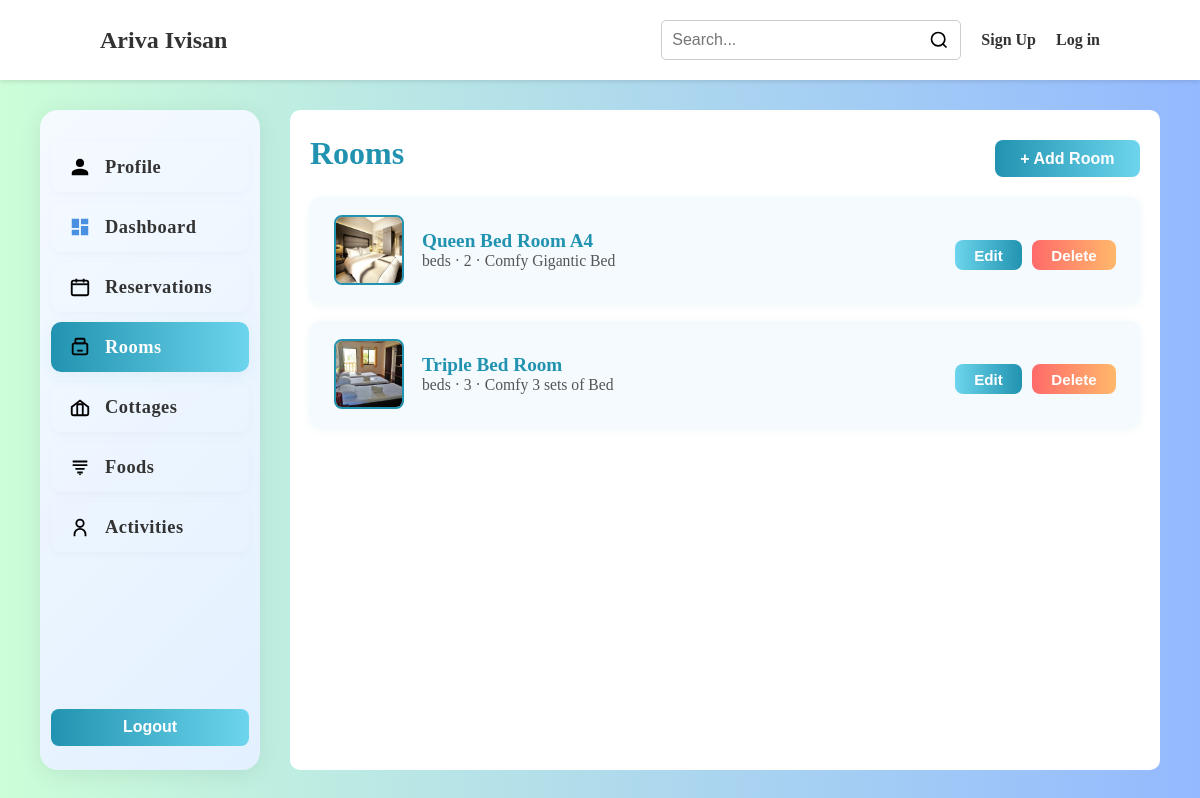
The app's page /owner/rooms with its own data.
### app.py (models this page shows)
class Room(db.Model):
    id = db.Column(db.Integer, primary_key=True)
    owner_id = db.Column(db.Integer, db.ForeignKey('owner.id'), nullable=True)
    name = db.Column(db.String(200), nullable=False)
    price = db.Column(db.String(50))
    capacity = db.Column(db.String(20))
    other_feature2 = db.Column(db.String(200))
    other_feature3 = db.Column(db.String(200))
    other_feature5 = db.Column(db.String(200))
    image1 = db.Column(db.String(300))
    image2 = db.Column(db.String(300))
    image3 = db.Column(db.String(300))
    image4 = db.Column(db.String(300))
    image5 = db.Column(db.String(300))
    owner = db.relationship('Owner', backref=db.backref('rooms', lazy=True))

### app.py (the view, shortened to what this page needs)
@app.route("/owner/rooms", methods=["GET","POST"])
def owner_rooms():
    rooms = []
    if 'owner_id' in session:
        rooms = Room.query.filter_by(owner_id=session['owner_id']).all()
    else:
        rooms = Room.query.all()
    return render_template('owner/rooms.html', rooms=rooms)

### templates/owner/rooms.html (shortened to what this page needs)
<!DOCTYPE html>
<html lang="en">
<head>
</head>
<body>
    {% if session.user_id %}
        {% include 'partials/navbarLoggedInCustomer.html' %}
    {% elif session.owner_id %}
        {% include 'partials/navbarLoggedInOwner.html' %}
    {% else %}
        {% include 'partials/navbar.html' %}
    {% endif %}
    <div class="content">
        <div class="sidebar" style="display: flex; flex-direction: column; height: 100%; justify-content: flex-start;">
            <a href="{{ url_for('owner_profile') }}">
                <svg fill="#000000" viewBox="0 0 24 24" width="20px" xmlns="http://www.w3.org/2000/svg"><path d="M12 12c2.7 0 4.5-1.8 4.5-4.5S14.7 3 12 3 7.5 4.8 7.5 7.5 9.3 12 12 12zm0 2c-3 0-9 1.5-9 4.5V21h18v-2.5c0-3-6-4.5-9-4.5z"/></svg>
                <p>Profile</p>
            </a>
            <a href="{{ url_for('owner_dashboard') }}">
                <svg viewBox="0 0 24 24" width="20px" fill="none" xmlns="http://www.w3.org/2000/svg"><path d="M3 13h8V3H3v10zm0 8h8v-6H3v6zm10 0h8v-10h-8v10zm0-18v6h8V3h-8z" fill="#4a90e2"/></svg>
                <p>Dashboard</p>
            </a>
            <a href="{{ url_for('owner_reservations') }}">
                <svg viewBox="0 0 24 24" width="20px" fill="none" xmlns="http://www.w3.org/2000/svg"><rect x="3" y="5" width="18" height="16" rx="2" stroke="#000" stroke-width="2"/><path d="M16 3v4M8 3v4" stroke="#000" stroke-width="2"/><path d="M3 9h18" stroke="#000" stroke-width="2"/></svg>
                <p>Reservations</p>
            </a>
            <a class="active" href="#">
                <svg viewBox="0 0 24 24" width="20px" fill="none" xmlns="http://www.w3.org/2000/svg"><rect x="4" y="8" width="16" height="12" rx="2" stroke="#000" stroke-width="2"/><path d="M9 16h6" stroke="#000" stroke-width="2"/><rect x="7" y="3" width="10" height="5" rx="1" stroke="#000" stroke-width="2"/></svg>
                <p>Rooms</p>
            </a>
            <a href="{{ url_for('owner_cottages') }}">
                <svg viewBox="0 0 24 24" width="20px" fill="none" xmlns="http://www.w3.org/2000/svg"><path d="M3 12l9-7 9 7v7a2 2 0 0 1-2 2H5a2 2 0 0 1-2-2v-7z" stroke="#000" stroke-width="2"/><path d="M9 21V9h6v12" stroke="#000" stroke-width="2"/></svg>
                <p>Cottages</p>
            </a>
            <a href="{{ url_for('owner_foods') }}">
                <svg viewBox="0 0 24 24" width="20px" fill="none" xmlns="http://www.w3.org/2000/svg"><path d="M4 6h16M4 10h16M7 14h10M9 18h6" stroke="#000" stroke-width="2"/><circle cx="12" cy="20" r="1" fill="#000"/></svg>
                <p>Foods</p>
            </a>
            <a href="#">
                <svg viewBox="0 0 24 24" width="20px" fill="none" xmlns="http://www.w3.org/2000/svg"><circle cx="12" cy="8" r="4" stroke="#000" stroke-width="2"/><path d="M6 22v-2a6 6 0 0 1 12 0v2" stroke="#000" stroke-width="2"/></svg>
                <p>Activities</p>
            </a>
            <form action="{{ url_for('logout') }}" method="get" style="width:90%;">
                <button type="submit" class="modern-button" style="width:100%;margin-top:20px;">Logout</button>
            </form>
        </div>
        <div class="main">
            <div class="profile-header">
                <div class="profile-title">Rooms</div>
                <button class="modern-button" style="float:right; margin-left:auto;" id="addRoomBtn">+ Add Room</button>
            </div>
            <div class="rooms-list" style="width:100%;">
                {% if rooms and rooms|length > 0 %}
                    {% for room in rooms %}
                    <div class="room-card" data-room='{{ {'id': room.id|default(0), 'name': room.name|default(''), 'price': room.price|default(''), 'capacity': room.capacity|default(''), 'beds': room.beds|default(''), 'other_feature2': room.other_feature2|default(''), 'other_feature3': room.other_feature3|default(''), 'other_feature5': room.other_feature5|default(''), 'image1': room.image1|default(''), 'image2': room.image2|default(''), 'image3': room.image3|default(''), 'image4': room.image4|default(''), 'image5': room.image5|default('') }|tojson }}' style="display:flex;align-items:center;justify-content:space-between;background:#f5faff;border-radius:10px;padding:18px 24px;margin-bottom:18px;box-shadow:0 2px 8px rgba(33,147,176,0.08);">
                        <div style="display:flex;align-items:center;gap:18px;">
                            {% set thumb = room.image1 or room.image2 or room.image3 or room.image4 or room.image5 %}
                            <img src="/static/{{ thumb if thumb else 'images/bg.webp' }}" alt="Room Image" style="width:70px;height:70px;border-radius:8px;object-fit:cover;border:2px solid #2193b0;">
                            <div>
                                <div style="font-size:1.2rem;font-weight:bold;color:#2193b0;">{{ room.name }}</div>
                                <div style="color:#555;font-size:0.98rem;">{{ room.beds or '' }} beds · {{ room.capacity or '' }} · {{ room.other_feature2 or '' }}</div>
                            </div>
                        </div>
                        <div style="display:flex;gap:10px;">
                            <button class="modern-button edit-room-btn" data-room-id="{{ room.id }}" style="background:linear-gradient(90deg,#6dd5ed 0%,#2193b0 100%);padding:0.4rem 1.2rem;font-size:0.95rem;">Edit</button>
                            <form method="post" action="{{ url_for('delete_room', room_id=room.id) }}" style="display:inline;">
                                <button type="submit" class="modern-button" style="background:linear-gradient(90deg,#ff6a6a 0%,#ffb86b 100%);padding:0.4rem 1.2rem;font-size:0.95rem;">Delete</button>
                            </form>
                        </div>
                    </div>
                    {% endfor %}
                {% else %}
                    <div style="color:#666;padding:18px 8px;">No rooms found. Add one using the + Add Room button.</div>
                {% endif %}
            </div>
    </div>
    </div>
</body>
</html>

### templates/owner/rooms.html (style rules this page uses)
* { margin: 0; padding: 0; box-sizing: border-box; }
body { height: 100vh; background: #CCFED8; background: linear-gradient(90deg, rgba(204, 254, 216, 1) 0%, rgba(148, 185, 255, 1) 100%); font-family: Georgia, 'Times New Roman', Times, serif; }
.content { display: flex; width: 100%; height: 90vh; padding: 30px 40px; }
.sidebar { background: linear-gradient(135deg, #f5faff 0%, #e3f0ff 100%); width: 22%; border: none; margin-right: 30px; display: flex; flex-direction: column; align-items: center; border-radius: 18px; padding: 32px 0 24px 0; box-shadow: 0 4px 24px rgba(0,0,0,0.08); min-width: 220px; transition: box-shadow 0.2s; }
.sidebar a { font-size: 1.15rem; width: 90%; display: flex; align-items: center; padding: 14px 18px; margin-bottom: 10px; border-radius: 10px; text-decoration: none; color: #333; transition: background 0.18s, color 0.18s, box-shadow 0.18s; cursor: pointer; box-shadow: 0 2px 8px rgba(0,0,0,0.03); }
.sidebar a.active { background: linear-gradient(90deg, #2193b0 0%, #6dd5ed 100%); color: #fff; box-shadow: 0 4px 16px rgba(33,147,176,0.08); }
.sidebar a svg { min-width: 22px; min-height: 22px; margin-right: 14px; transition: filter 0.18s; }
.sidebar a p { margin-left: 0; font-weight: 600; color: inherit; letter-spacing: 0.5px; }
.main { background-color: #fff; width: 100%; border-radius: 10px; padding: 20px; display: flex; flex-direction: column; justify-content: flex-start; height: 100%; overflow-y: auto; max-height: 90vh; }
.profile-header { display: flex; justify-content: space-between; align-items: center; margin-bottom: 20px; }
.profile-title { font-size: 2rem; font-weight: bold; color: #2193b0; }
.modern-button { background: linear-gradient(90deg, #2193b0 0%, #6dd5ed 100%); color: #fff; border: none; border-radius: 8px; font-size: 1rem; font-weight: bold; padding: 0.6rem 1.6rem; cursor: pointer; margin-top: 10px; }

### records on screen
Room: image2 (picture), name "Queen Bed Room A4", capacity "2", other_feature2 "Comfy Gigantic Bed"
Room: image1 (picture), name "Triple Bed Room", capacity "3", other_feature2 "Comfy 3 sets of Bed"
